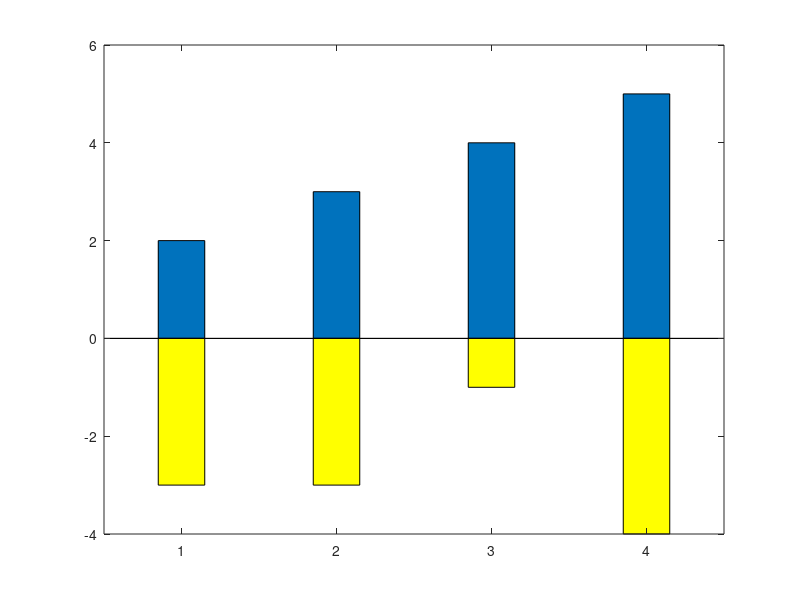

MATLAB code to generate this figure:
data = [2 3 4 5; -3 -3 -1 -4]';

% subplot(3,1,1),bar(data)
% subplot(3,1,2),bar(data.')
% subplot(3,1,3),bar(data(:,1),0.3)
% hold on
% bar(data(:,2),0.3,'facecolor','y')

bar(data(:,1),0.3)
hold on 
bar(data(:,2),0.3, 'facecolor', 'y')